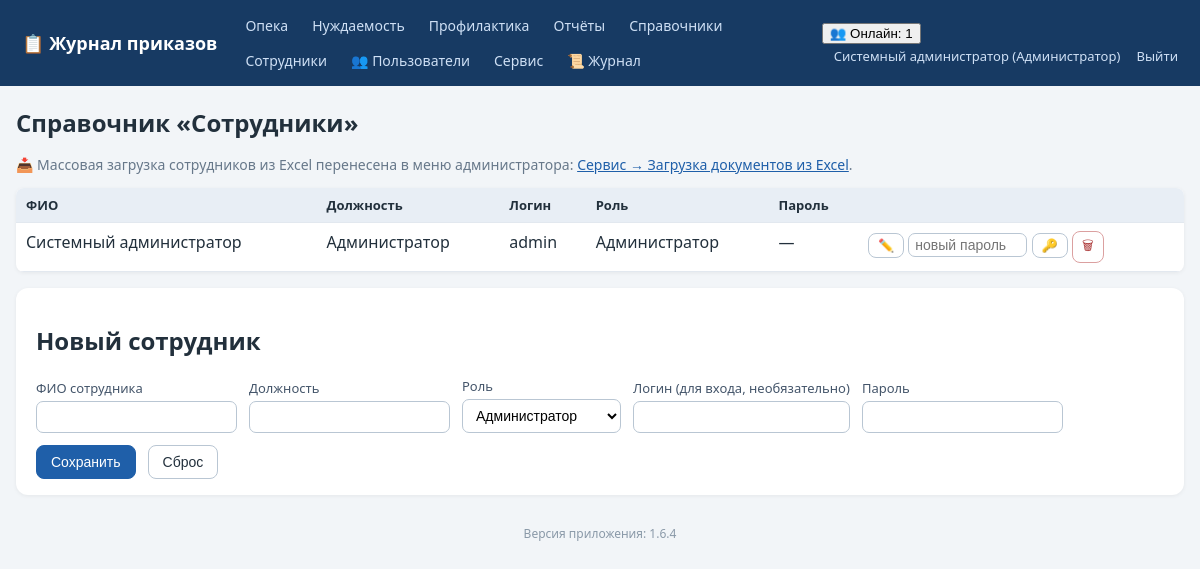
/employees (signed in), run on the app's committed database.
### tables this page shows
CREATE TABLE employees (
    id INTEGER PRIMARY KEY AUTOINCREMENT,
    full_name TEXT NOT NULL,
    position TEXT NOT NULL DEFAULT '',
    login TEXT UNIQUE,
    password_hash TEXT,
    pwd_changed_at TEXT,           -- дата последней самостоятельной смены пароля
    role_id INTEGER REFERENCES roles(id)
);

CREATE TABLE roles (
    id INTEGER PRIMARY KEY AUTOINCREMENT,
    name TEXT UNIQUE NOT NULL
);

### app.py (the view)
@app.route('/employees')
def employees():
    require_login()
    conn = get_db()
    rows = conn.execute('SELECT e.*, r.name role_name FROM employees e '
                        'LEFT JOIN roles r ON r.id=e.role_id ORDER BY e.full_name').fetchall()
    conn.close()
    return render_template('employees.html', rows=rows)

### app.py (called while the page is built, shortened)
def has_request_context_safe():
    try:
        from flask import has_request_context
        return has_request_context()
    except Exception:
        return False

def _session_signature(uid):
    raw = request.cookies.get(app.config['SESSION_COOKIE_NAME'], '')
    if not raw:
        return ''

def _db_touch_throttled(key, min_interval=10.0):
    now = time.time()
    last = _DB_TOUCH_TS.get(key, 0)
    if now - last >= min_interval:
        _DB_TOUCH_TS[key] = now
        return True
    return False

def db_cleanup_active_sessions(cutoff):
    try:
        conn = get_db()
        conn.execute('DELETE FROM active_sessions WHERE last_seen < ?', (cutoff,))
        conn.commit()
        conn.close()
    except Exception:
        pass

def touch_active_session(uid):
    sid = _session_signature(uid)
    ip = request.remote_addr if has_request_context_safe() else ''
    now = time.time()
    with ACTIVE_SESSIONS_LOCK:
        ACTIVE_SESSIONS[(uid, sid)] = {'last_seen': now, 'ip': ip}
    if _db_touch_throttled((uid, sid)):
        db_touch_active_session(uid, sid, ip)
    if _db_touch_throttled(('online', uid, sid), min_interval=30.0):
        online_track_touch(uid, sid, ip)

def cleanup_active_sessions():
    cutoff = time.time() - ACTIVE_TIMEOUT
    with ACTIVE_SESSIONS_LOCK:
        expired = [k for k, v in ACTIVE_SESSIONS.items()
                   if v['last_seen'] < cutoff]
        for k in expired:
            del ACTIVE_SESSIONS[k]
    db_cleanup_active_sessions(cutoff)

@app.before_request
def _mark_tls_noise_context():
    try:
        from flask import g as _fg
        _tls_noise_ctx.g = _fg
    except Exception:
        pass

def get_db():
    conn = sqlite3.connect(DB_PATH)
    conn.row_factory = sqlite3.Row
    conn.execute('PRAGMA foreign_keys = ON')
    return conn

def current_user():
    uid = session.get('user_id')
    if not uid:
        return None
    conn = get_db()
    u = conn.execute('SELECT e.*, r.name AS role_name FROM employees e '
                     'LEFT JOIN roles r ON r.id=e.role_id WHERE e.id=?', (uid,)).fetchone()
    conn.close()
    return u

def require_login():
    if not current_user():
        abort(redirect(url_for('login')))

def can_access_journal(user, journal):
    if not user:
        return False
    if user['role_name'] in FULL_DATA_ROLES:  # админ и начальник — полный доступ
        return True
    return user['role_name'] in ROLE_ACCESS[journal]

### templates/employees.html (shortened to what this page needs)
{% extends 'base.html' %}
{% block content %}
<h1>Справочник «Сотрудники»</h1>
{% if cu and cu.role_name in ['Администратор','Начальник отдела'] %}
<p class="muted no-print">📥 Массовая загрузка сотрудников из Excel перенесена в меню администратора:
   <a href="{{ url_for('service') }}">Сервис → Загрузка документов из Excel</a>.</p>
{% endif %}
<table class="grid">
  <tr><th>ФИО</th><th>Должность</th><th>Логин</th><th>Роль</th><th>Пароль</th><th></th></tr>
  {% for r in rows %}
  <tr>
    <td>{{ r.full_name }}</td><td>{{ r.position }}</td>
    <td>{{ r.login or '—' }}</td><td>{{ r.role_name or '—' }}</td>
    <td>{{ '✔ задан' if r.password_hash else '—' }}{% if r.password_hash and not r.pwd_changed_at %}<br><span class="muted">(не менялся)</span>{% endif %}</td>
    <td class="actions">
      <button class="btn sm" data-id="{{ r.id }}" data-fio="{{ r.full_name }}" data-pos="{{ r.position or '' }}"
              data-login="{{ r.login or '' }}" data-role="{{ r.role_name or 'Куратор' }}"
              data-haspw="{{ 1 if r.password_hash else 0 }}" onclick="editEmp(this)">✏️</button>
      {% if cu and cu.role_name == 'Администратор' and r.login %}
      <form method="post" action="{{ url_for('service_set_password') }}" class="pwd-form"
            style="display:inline">
        <input type="password" name="password" placeholder="новый пароль" minlength="4"
               autocomplete="new-password" style="width:8.5em" required>
        <button class="btn sm" title="Установить новый пароль (только администратор)"
                onclick="return confirmPwd(this, '{{ r.full_name|e }}')">🔑</button>
      </form>
      {% endif %}
      <form method="post" action="{{ url_for('employee_delete', eid=r.id) }}" style="display:inline"
            onsubmit="return confirm('Удалить сотрудника?')"><button class="btn sm danger">🗑</button></form>
    </td>
  </tr>
  {% endfor %}
</table>
<div class="panel">
  <h2 id="empFormTitle">Новый сотрудник</h2>
  <form method="post" action="{{ url_for('employee_save') }}" id="empForm">
    <label>ФИО сотрудника <input name="full_name" id="emp_fio" required></label>
    <label>Должность <input name="position" id="emp_pos"></label>
    <label>Роль
      <select name="role" id="emp_role">
        {% for role in all_roles %}<option>{{ role }}</option>{% endfor %}
      </select>
    </label>
    <label>Логин (для входа, необязательно) <input name="login" id="emp_login" autocomplete="off"></label>
    <label id="pwLabel">Пароль <input type="password" name="password" id="emp_pw" autocomplete="new-password"></label>
    <button class="btn primary" type="submit">Сохранить</button>
    <button class="btn" type="button" onclick="resetEmp()">Сброс</button>
  </form>
</div>
{% endblock %}

### templates/base.html (shortened to what this page needs)
<!DOCTYPE html>
<html lang="ru">
<head>
<link rel="stylesheet" href="{{ url_for('static', filename='style.css') }}">
</head>
<body>
<header class="topbar no-print">
  <div class="brand"><a href="{{ url_for('index') }}">📋 Журнал приказов</a></div>
  <nav>
    {% for j, t in accessible_journals %}
      <a href="{{ url_for('journal_list', journal=j) }}">{{ t }}</a>
    {% endfor %}
    {% if cu and cu.role_name in ['Администратор','Начальник отдела','Куратор'] %}
      <a href="{{ url_for('reports') }}">Отчёты</a>
    {% endif %}
    <a href="{{ url_for('references', tab='order_types') }}">Справочники</a>
    {% if cu and cu.role_name == 'Администратор' %}
      <a href="{{ url_for('employees') }}">Сотрудники</a>
      <a href="{{ url_for('service_users') }}" title="Смена паролей пользователей">👥 Пользователи</a>
      <a href="{{ url_for('service') }}">Сервис</a>
      <a href="{{ url_for('logs_view') }}" title="Журнал логирования">📜 Журнал</a>
    {% endif %}
  </nav>
  <div class="userbox">
    {% if cu %}
      {% if active_users is not none %}
        <div class="online" id="onlineBox" title="Сотрудники, работавшие в системе за последние {{ (active_timeout // 60) or 1 }} мин. Обновляется автоматически.">
          <button type="button" class="online-toggle" onclick="toggleOnline()">👥 Онлайн: {{ active_users|length }}</button>
        </div>
      {% endif %}
      <a href="{{ url_for('profile') }}" title="Сменить пароль">{{ cu.full_name }} ({{ cu.role_name }})</a>
      <a href="{{ url_for('logout') }}">Выйти</a>
    {% endif %}
  </div>
</header>
<main class="container">
  {% block content %}{% endblock %}
</main>
<footer class="foot no-print">Версия приложения: {{ app_version }}</footer>
</body>
</html>

### static/style.css (style rules this page uses)
:root { --bs:#1f5fa9;--bg:#f2f5f8;--tx:#22303c; }
* { box-sizing:border-box }
body { margin:0;font-family:"Segoe UI",Arial,sans-serif;background:var(--bg);color:var(--tx); }
a { color:var(--bs); }
.topbar { display:flex;align-items:center;gap:18px;flex-wrap:wrap;background:#173a63;color:#fff;padding:10px 22px; }
.topbar .brand a { color:#fff;font-weight:700;font-size:18px;text-decoration:none; }
.topbar nav { display:flex;gap:4px;flex-wrap:wrap;flex:1; }
.topbar nav a { color:#cfe0f5;text-decoration:none;padding:6px 10px;border-radius:6px;font-size:14px; }
.userbox a { color:#cfe0f5;text-decoration:none;font-size:13px;margin-left:12px; }
.container { max-width:1200px;margin:20px auto;padding:0 16px; }
h1 { font-size:24px; }
.panel { background:#fff;border-radius:12px;padding:16px 20px;margin:16px 0;box-shadow:0 1px 4px rgba(0,0,0,.06); }
.panel form { display:flex;flex-wrap:wrap;gap:12px;align-items:end; }
label { display:flex;flex-direction:column;font-size:13px;gap:4px;color:#44556a; }
input,select { padding:7px 9px;border:1px solid #b9c6d3;border-radius:7px;font-size:14px;background:#fff; }
.btn { display:inline-block;padding:8px 14px;border-radius:8px;border:1px solid #b9c6d3;background:#fff;color:var(--tx);cursor:pointer;font-size:14px;text-decoration:none; }
.btn.primary { background:var(--bs);border-color:var(--bs);color:#fff; }
.btn.danger { background:#fff;border-color:#dba0a0;color:#a33; }
.btn.sm { padding:4px 9px;font-size:13px; }
table.grid { width:100%;border-collapse:collapse;background:#fff;margin:14px 0;box-shadow:0 1px 4px rgba(0,0,0,.06);border-radius:8px;overflow:hidden; }
.grid th { background:#e8eef5;font-size:13px;text-align:left; }
.grid th,.grid td { padding:8px 10px;border-bottom:1px solid #e2e8ef;vertical-align:top; }
.actions { white-space:nowrap; }
.muted { color:#67788a;font-size:14px; }
.foot { text-align:center;color:#8a99a8;font-size:12px;margin:30px 0; }
.pwd-form { display: inline-flex; align-items: center; gap: 4px; }
.pwd-form input[type=password] { margin: 0; padding: 3px 6px; }

### data on the page
employees: full_name "Системный администратор", position "Администратор", login "admin", name "Администратор", password_hash "—"
roles: role_name "Администратор"

### other printed values
{{ t }} "Опека" "Нуждаемость" "Профилактика"
{{ active_users|length }} "1"
{{ app_version }} "1.6.4"
form field role "Администратор"
